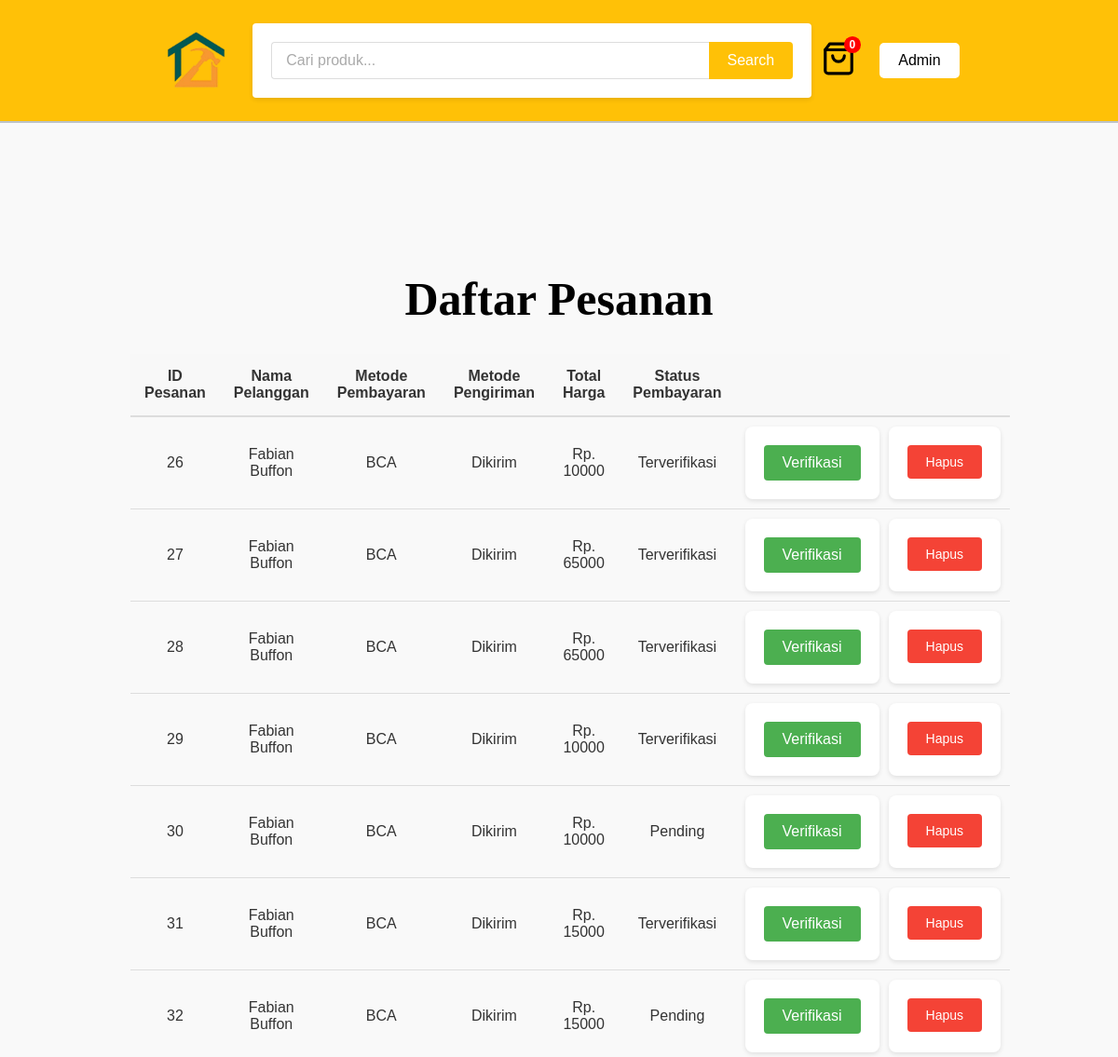
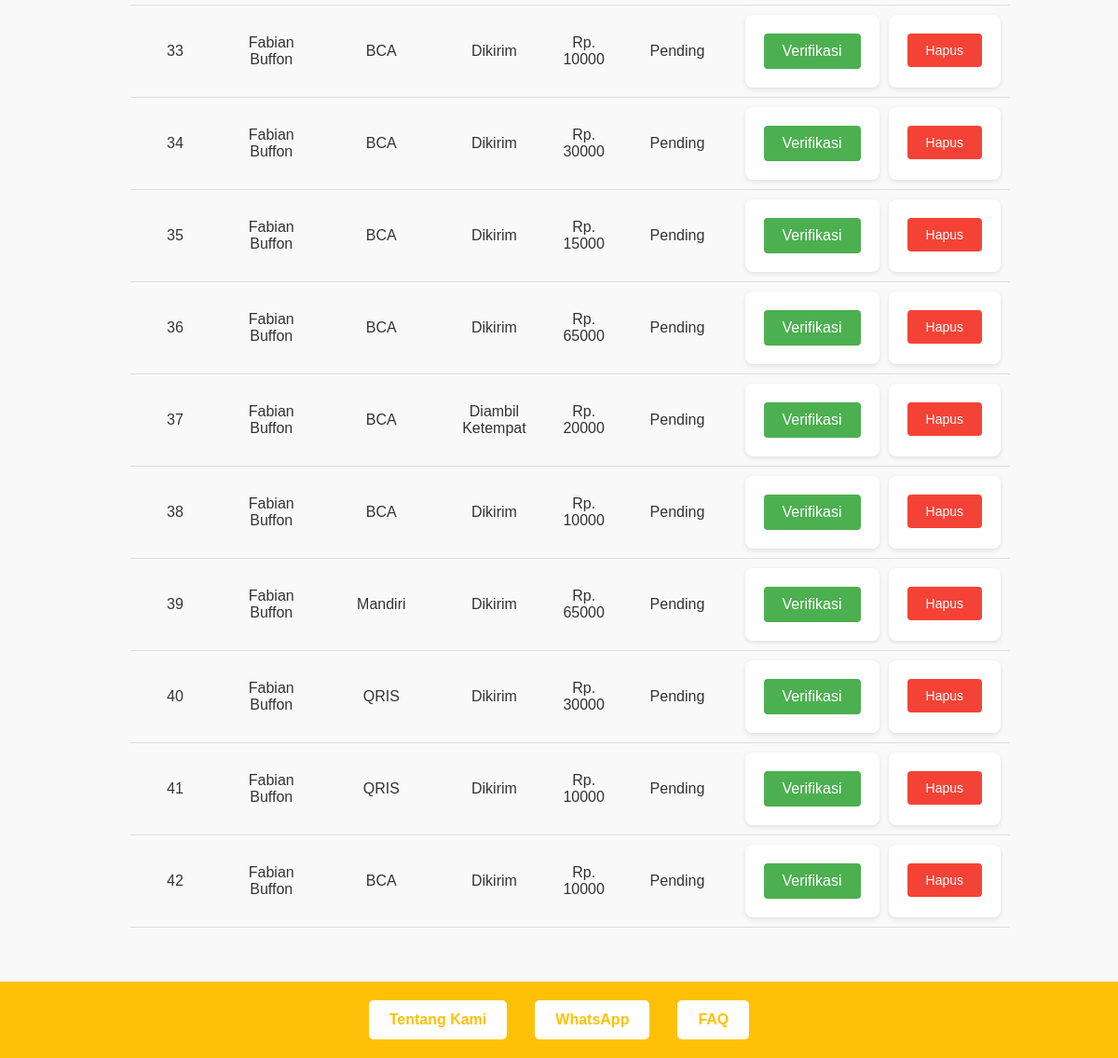
/admin/orders (signed in), run on the app's committed database (2 pictures, top to bottom).
### karyaabadi.py (models this page shows)
class Order(db.Model):
    id = db.Column(db.Integer, primary_key=True)
    customer_name = db.Column(db.String(100), nullable=False, default="Anonymous")
    customer_phone = db.Column(db.String(15), nullable=False)
    customer_address = db.Column(db.String(255), nullable=False)
    total_price = db.Column(db.Float, nullable=False)
    payment_method = db.Column(db.String(50), nullable=False)
    shipping_method = db.Column(db.String(50), nullable=False)
    payment_status = db.Column(db.String(50), default='Pending')
    cart_data = db.Column(db.PickleType, nullable=False)
    is_locked = db.Column(db.Boolean, default=False)

### karyaabadi.py (the view)
@app.route('/admin/orders')
def pesananadmin():
    if 'admin' not in session:
        return redirect(url_for('loginadmin'))
    orders = Order.query.all()
    return render_template('pesananadmin.html', orders=orders)

### templates/pesananadmin.html (shortened to what this page needs)
{% extends "template.html" %} {% block content %}
<section class="container">
  <h1 style="text-align: center; margin-top: 20px">Daftar Pesanan</h1>
  {% if orders %}
  <table
    style="
      width: 100%;
      border-collapse: collapse;
      margin-top: 30px;
      font-family: Arial, sans-serif;
    "
  >
    <thead>
      <tr style="background-color: #f8f8f8; border-bottom: 2px solid #ddd">
        <th style="padding: 15px; text-align: center">ID Pesanan</th>
        <th style="padding: 15px; text-align: center">Nama Pelanggan</th>
        <th style="padding: 15px; text-align: center">Metode Pembayaran</th>
        <th style="padding: 15px; text-align: center">Metode Pengiriman</th>
        <th style="padding: 15px; text-align: center">Total Harga</th>
        <th style="padding: 15px; text-align: center">Status Pembayaran</th>
        <th style="padding: 15px; text-align: center"></th>
      </tr>
    </thead>
    <tbody>
      {% for order in orders %}
      <tr style="border-bottom: 1px solid #ddd">
        <td style="padding: 10px; text-align: center">{{ order.id }}</td>
        <td style="padding: 10px; text-align: center">
          {{ order.customer_name }}
        </td>
        <td style="padding: 10px; text-align: center">
          {{ order.payment_method }}
        </td>
        <td style="padding: 10px; text-align: center">
          {{ order.shipping_method }}
        </td>
        <td style="padding: 10px; text-align: center">
          Rp. {{ order.total_price|int }}
        </td>
        <td style="padding: 10px; text-align: center">
          {{ order.payment_status }}
        </td>
        <td style="padding: 10px; text-align: center">
          <div style="display: flex; justify-content: center; gap: 10px">
            <form
              action="{{ url_for('verify_order', order_id=order.id) }}"
              method="post"
              style="display: inline-block"
            >
              <button
                type="submit"
                style="
                  background-color: #4caf50;
                  color: white;
                  border: none;
                  padding: 10px 20px;
                  border-radius: 4px;
                  cursor: pointer;
                "
              >
                Verifikasi
              </button>
            </form>
            <form
              action="{{ url_for('delete_order', order_id=order.id) }}"
              method="POST"
              id="deleteForm-{{ order.id }}"
              style="display: inline-block"
              onsubmit="return false;"
            >
              <button
                type="button"
                class="btn btn-danger"
                onclick="confirmDelete('{{ url_for('delete_order', order_id=order.id) }}', '{{ order.id }}')"
              >
                Hapus
              </button>
            </form>
          </div>
        </td>
      </tr>
      {% endfor %}
    </tbody>
  </table>
  {% else %}
  <p style="text-align: center; margin-top: 20px">
    Tidak ada pesanan yang menunggu verifikasi.
  </p>
  {% endif %}
</section>
{% endblock %}

### static/style.css (style rules this page uses)
body { font-family: "Cambria", serif; background-color: #ffffff; color: #333; }
h1, h2, h3, h4 { font-family: "Cambria", serif; color: #000000; }
h1 { text-align: center; font-size: 50px; margin-bottom: 10px; }
.container { max-width: 1200px; margin: 0 auto; padding: 70px; }
section { margin-bottom: 40px; }
form { background-color: #fff; padding: 20px; border-radius: 8px; box-shadow: 0 2px 5px rgba(0, 0, 0, 0.1); max-width: 600px; margin: 0 auto; }
form button[type="submit"] { background-color: #ffc107; color: #fff; border: none; padding: 10px 20px; border-radius: 4px; font-size: 16px; cursor: pointer; width: 100%; box-sizing: border-box; }
body { font-family: Arial, sans-serif; margin: 0; padding: 0; background-color: #f9f9f9; }

### templates/pesananadmin.html (style rules this page uses)
.btn-danger { background-color: #f44336; color: white; border: none; padding: 10px 20px; border-radius: 4px; cursor: pointer; font-size: 14px; }
button[type="submit"] { background-color: #4caf50; color: white; border: none; padding: 10px 20px; border-radius: 4px; cursor: pointer; font-size: 14px; }

### data on the page
Order: id "26", customer_name "Fabian Buffon", payment_method "BCA", shipping_method "Dikirim", total_price "10000", payment_status "Terverifikasi"
Order: id "27", customer_name "Fabian Buffon", payment_method "BCA", shipping_method "Dikirim", total_price "65000", payment_status "Terverifikasi"
Order: id "28", customer_name "Fabian Buffon", payment_method "BCA", shipping_method "Dikirim", total_price "65000", payment_status "Terverifikasi"
Order: id "29", customer_name "Fabian Buffon", payment_method "BCA", shipping_method "Dikirim", total_price "10000", payment_status "Terverifikasi"
Order: id "30", customer_name "Fabian Buffon", payment_method "BCA", shipping_method "Dikirim", total_price "10000", payment_status "Pending"
Order: id "31", customer_name "Fabian Buffon", payment_method "BCA", shipping_method "Dikirim", total_price "15000", payment_status "Terverifikasi"
Order: id "32", customer_name "Fabian Buffon", payment_method "BCA", shipping_method "Dikirim", total_price "15000", payment_status "Pending"
Order: id "33", customer_name "Fabian Buffon", payment_method "BCA", shipping_method "Dikirim", total_price "10000", payment_status "Pending"
Order: id "34", customer_name "Fabian Buffon", payment_method "BCA", shipping_method "Dikirim", total_price "30000", payment_status "Pending"
Order: id "35", customer_name "Fabian Buffon", payment_method "BCA", shipping_method "Dikirim", total_price "15000", payment_status "Pending"
Order: id "36", customer_name "Fabian Buffon", payment_method "BCA", shipping_method "Dikirim", total_price "65000", payment_status "Pending"
Order: id "37", customer_name "Fabian Buffon", payment_method "BCA", shipping_method "Diambil Ketempat", total_price "20000", payment_status "Pending"
Order: id "38", customer_name "Fabian Buffon", payment_method "BCA", shipping_method "Dikirim", total_price "10000", payment_status "Pending"
Order: id "39", customer_name "Fabian Buffon", payment_method "Mandiri", shipping_method "Dikirim", total_price "65000", payment_status "Pending"
Order: id "40", customer_name "Fabian Buffon", payment_method "QRIS", shipping_method "Dikirim", total_price "30000", payment_status "Pending"
Order: id "41", customer_name "Fabian Buffon", payment_method "QRIS", shipping_method "Dikirim", total_price "10000", payment_status "Pending"
Order: id "42", customer_name "Fabian Buffon", payment_method "BCA", shipping_method "Dikirim", total_price "10000", payment_status "Pending"
